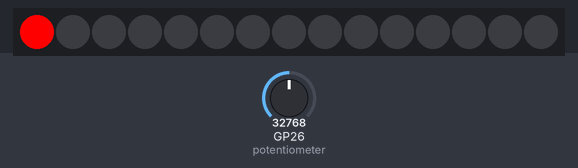
A program run on a simulated Raspberry Pi Pico running MicroPython. Parts: 15 RGB LEDs in strip order, left to right. Inputs (shaded band) come from the test bench; at power-on: GP26 (potentiometer) = 32768 (analog values on the 0–65535 scale). What the program prints to the serial console is not drawn.

Above: at 1.2 s.
1.3 s: GP26 (potentiometer) set to 7864
At 3.44 s:
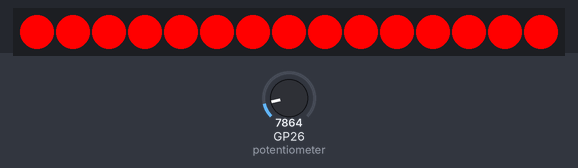
At 3.91 s:
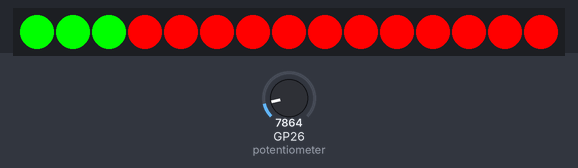
4.7 s: GP26 (potentiometer) set to 0
At 5.5 s:
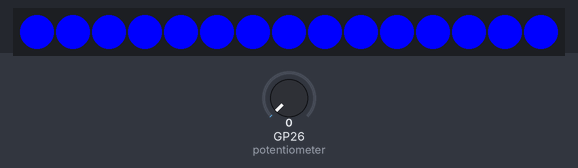
Timing chart, 0 to 6.5 s (numbered marks = the images above; inputs shaded):
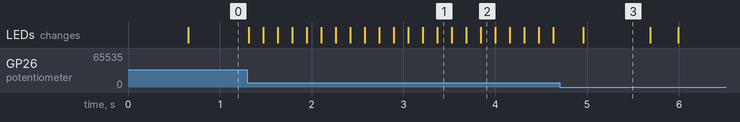

The program:

speedControlledLightChaser.py
```python
import time
from machine import Pin, ADC
from neopixel import NeoPixel

strip = NeoPixel(Pin(28), 15)

potentiometer = ADC(Pin(26))

red = 255,0,0
green = 0,255,0
blue = 0,0,255

colors = [red, green, blue]

while True:

    for j in colors:

        for i in range(15):

            strip[i] = (j)

            myDelay = potentiometer.read_u16() / 50000
            time.sleep(myDelay)

            strip.write()

            print(myDelay)
```

Measured:
- after the input at 4.7 s, the LEDs: change after 0.26 s (image 3)
- what the display in image 3 shows lasts 0.7 s, from 5.0 s to 5.7 s
